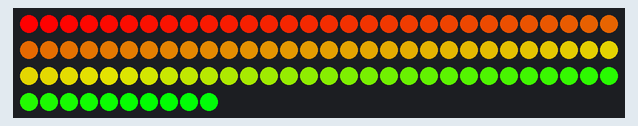
The sketch below on a simulated Arduino Uno, built with avr-gcc and run on an emulated ATmega328P. Parts: 100 RGB LEDs in strip order, left to right, continuing on the next row.

Above: at 0.15 s.
At 5.6 s:
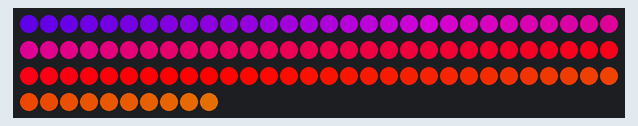
At 10.43 s:
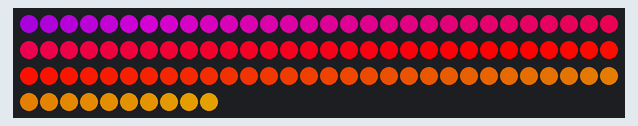
At 20.11 s:
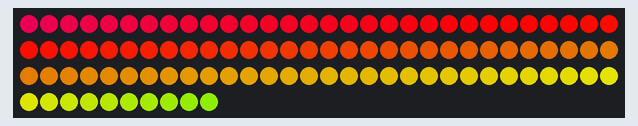
At 28.88 s:
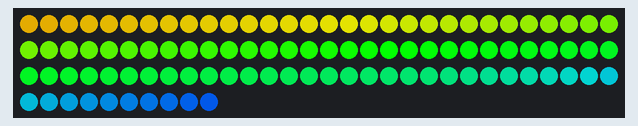
At 39.47 s:
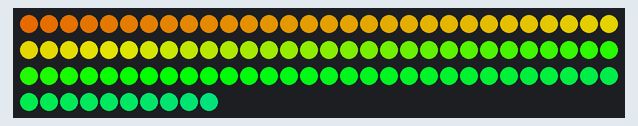

The sketch:

Test.ino
```cpp
#include <FastLED.h>
#define LED_PIN     5
#define NUM_LEDS    100
#define BRIGHTNESS  255
#define LED_TYPE    WS2811
#define COLOR_ORDER RGB
#define STROBE 1
#define GAP 50
#define RATE 50
CRGB leds[NUM_LEDS];
int h = 0;
int start_hue;
int delta_hue;

void setup() {
  FastLED.addLeds<LED_TYPE, LED_PIN, COLOR_ORDER>(leds, NUM_LEDS).setCorrection( TypicalLEDStrip );
  Serial.begin(9600);
}

//void setup() {
//        FastLED.addLeds<APA102, LED_PIN, CLOCK_PIN, RGB, DATA_RATE_MHZ(24)>(leds, NUM_LEDS);
//}

void loop() {

  //  fill_rainbow(leds, NUM_LEDS, 5, 1);

  //  for (int i = 0; i < NUM_LEDS; i++) {
//  for (int h = 0; h < 255; h++) {
//    fill_rainbow(leds, NUM_LEDS, h, 0);
//    FastLED.show();
//    FastLED.delay(STROBE);
//    fill_solid(leds, NUM_LEDS, CHSV( 0, 0, 0 ));
//    FastLED.show();
//    FastLED.delay(GAP);
//  }
  //  }
  start_hue = -1*millis()/20;
  delta_hue = 1;

  fill_rainbow( leds, NUM_LEDS, start_hue, delta_hue );
  FastLED.show();

//    for (int i = 0; i < 255; i++) {
//      fill_rainbow(leds, NUM_LEDS, sin(i), 2);
//      FastLED.show();
////      FastLED.delay(100);
//    }

//    for (int i = 0; i < NUM_LEDS; i++) {
//      h = h + 1;
//  //    leds[i] = CHSV( h, 255, 255 );
//      fill_rainbow(leds, NUM_LEDS, h, 10);
//      Serial.println(h);
//      FastLED.show();
//      delay(GAP);
//    }
//    delay(RATE);
//    FastLED.show();
//    delay(RATE);


}
```
